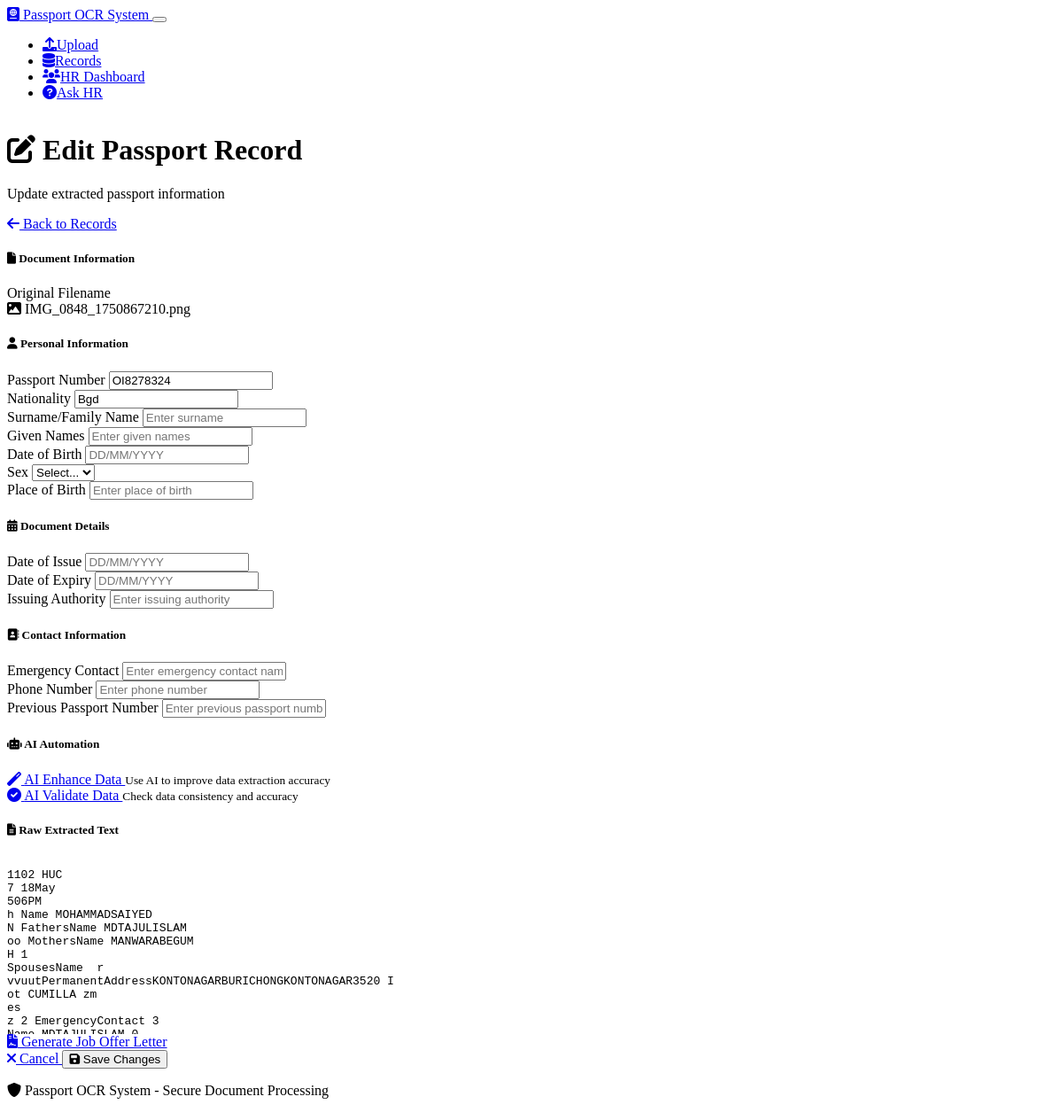
Page /edit_record/1 on the committed database.
### models.py (models this page shows, shortened)
class PassportRecord(db.Model):
    id = db.Column(db.Integer, primary_key=True)
    filename = db.Column(db.String(255), nullable=False)
    passport_number = db.Column(db.String(50))
    surname = db.Column(db.String(100))
    given_names = db.Column(db.String(200))
    nationality = db.Column(db.String(50))
    date_of_birth = db.Column(db.String(20))
    place_of_birth = db.Column(db.String(100))
    sex = db.Column(db.String(10))
    date_of_issue = db.Column(db.String(20))
    date_of_expiry = db.Column(db.String(20))
    issuing_authority = db.Column(db.String(100))
    emergency_contact = db.Column(db.String(200))
    phone_number = db.Column(db.String(50))
    previous_passport = db.Column(db.String(50))
    raw_text = db.Column(db.Text)
    created_at = db.Column(db.DateTime, default=datetime.utcnow)
    processing_status = db.Column(db.String(20), default='completed')

### routes.py (the view, shortened to what this page needs)
@app.route('/edit_record/<int:record_id>', methods=['GET', 'POST'])
def edit_record(record_id):
    record = PassportRecord.query.get_or_404(record_id)
    return render_template('edit_record.html', record=record)

### templates/edit_record.html (shortened to what this page needs)
{% extends "base.html" %}
{% block content %}
<div class="container">
    <div class="d-flex justify-content-between align-items-center mb-4">
        <div>
            <h1 class="display-6 fw-bold">
                <i class="fas fa-edit me-3"></i>
                Edit Passport Record
            </h1>
            <p class="text-muted">Update extracted passport information</p>
        </div>
        <a href="{{ url_for('records') }}" class="btn btn-secondary">
            <i class="fas fa-arrow-left me-2"></i>
            Back to Records
        </a>
    </div>
    <div class="row justify-content-center">
        <div class="col-lg-8">
            <div class="card shadow">
                <div class="card-body p-4">
                    <form method="post" action="{{ url_for('edit_record', record_id=record.id) }}">
                        <div class="row">
                            <div class="col-12 mb-4">
                                <h5 class="border-bottom pb-2 mb-3">
                                    <i class="fas fa-file me-2"></i>
                                    Document Information
                                </h5>
                                <div class="mb-3">
                                    <label class="form-label fw-bold">Original Filename</label>
                                    <div class="form-control-plaintext bg-light p-2 rounded">
                                        <i class="fas fa-{% if record.filename.endswith('.pdf') %}file-pdf{% else %}image{% endif %} me-2"></i>
                                        {{ record.filename }}
                                    </div>
                                </div>
                            </div>
                            <div class="col-12 mb-4">
                                <h5 class="border-bottom pb-2 mb-3">
                                    <i class="fas fa-user me-2"></i>
                                    Personal Information
                                </h5>
                                <div class="row">
                                    <div class="col-md-6 mb-3">
                                        <label for="passport_number" class="form-label">Passport Number</label>
                                        <input type="text" class="form-control" id="passport_number" name="passport_number"
                                               value="{{ record.passport_number or '' }}" placeholder="Enter passport number">
                                    </div>
                                    <div class="col-md-6 mb-3">
                                        <label for="nationality" class="form-label">Nationality</label>
                                        <input type="text" class="form-control" id="nationality" name="nationality"
                                               value="{{ record.nationality or '' }}" placeholder="Enter nationality">
                                    </div>
                                    <div class="col-md-6 mb-3">
                                        <label for="surname" class="form-label">Surname/Family Name</label>
                                        <input type="text" class="form-control" id="surname" name="surname"
                                               value="{{ record.surname or '' }}" placeholder="Enter surname">
                                    </div>
                                    <div class="col-md-6 mb-3">
                                        <label for="given_names" class="form-label">Given Names</label>
                                        <input type="text" class="form-control" id="given_names" name="given_names"
                                               value="{{ record.given_names or '' }}" placeholder="Enter given names">
                                    </div>
                                    <div class="col-md-6 mb-3">
                                        <label for="date_of_birth" class="form-label">Date of Birth</label>
                                        <input type="text" class="form-control" id="date_of_birth" name="date_of_birth"
                                               value="{{ record.date_of_birth or '' }}" placeholder="DD/MM/YYYY">
                                    </div>
                                    <div class="col-md-6 mb-3">
                                        <label for="sex" class="form-label">Sex</label>
                                        <select class="form-select" id="sex" name="sex">
                                            <option value="">Select...</option>
                                        </select>
                                    </div>
                                    <div class="col-12 mb-3">
                                        <label for="place_of_birth" class="form-label">Place of Birth</label>
                                        <input type="text" class="form-control" id="place_of_birth" name="place_of_birth"
                                               value="{{ record.place_of_birth or '' }}" placeholder="Enter place of birth">
                                    </div>
                                </div>
                            </div>
                            <div class="col-12 mb-4">
                                <h5 class="border-bottom pb-2 mb-3">
                                    <i class="fas fa-calendar-alt me-2"></i>
                                    Document Details
                                </h5>
                                <div class="row">
                                    <div class="col-md-4 mb-3">
                                        <label for="date_of_issue" class="form-label">Date of Issue</label>
                                        <input type="text" class="form-control" id="date_of_issue" name="date_of_issue"
                                               value="{{ record.date_of_issue or '' }}" placeholder="DD/MM/YYYY">
                                    </div>
                                    <div class="col-md-4 mb-3">
                                        <label for="date_of_expiry" class="form-label">Date of Expiry</label>
                                        <input type="text" class="form-control" id="date_of_expiry" name="date_of_expiry"
                                               value="{{ record.date_of_expiry or '' }}" placeholder="DD/MM/YYYY">
                                    </div>
                                    <div class="col-md-4 mb-3">
                                        <label for="issuing_authority" class="form-label">Issuing Authority</label>
                                        <input type="text" class="form-control" id="issuing_authority" name="issuing_authority"
                                               value="{{ record.issuing_authority or '' }}" placeholder="Enter issuing authority">
                                    </div>
                                </div>
                            </div>
                            <div class="col-12 mb-4">
                                <h5 class="border-bottom pb-2 mb-3">
                                    <i class="fas fa-address-book me-2"></i>
                                    Contact Information
                                </h5>
                                <div class="row">
                                    <div class="col-md-6 mb-3">
                                        <label for="emergency_contact" class="form-label">Emergency Contact</label>
                                        <input type="text" class="form-control" id="emergency_contact" name="emergency_contact"
                                               value="{{ record.emergency_contact or '' }}" placeholder="Enter emergency contact name">
                                    </div>
                                    <div class="col-md-6 mb-3">
                                        <label for="phone_number" class="form-label">Phone Number</label>
                                        <input type="text" class="form-control" id="phone_number" name="phone_number"
                                               value="{{ record.phone_number or '' }}" placeholder="Enter phone number">
                                    </div>
                                    <div class="col-md-6 mb-3">
                                        <label for="previous_passport" class="form-label">Previous Passport Number</label>
                                        <input type="text" class="form-control" id="previous_passport" name="previous_passport"
                                               value="{{ record.previous_passport or '' }}" placeholder="Enter previous passport number">
                                    </div>
                                </div>
                            </div>
                            <div class="col-12 mb-4">
                                <h5 class="border-bottom pb-2 mb-3">
                                    <i class="fas fa-robot me-2"></i>
                                    AI Automation
                                </h5>
                                <div class="row">
                                    <div class="col-md-6 mb-3">
                                        <a href="{{ url_for('ai_enhance_record', record_id=record.id) }}"
                                           class="btn btn-info w-100">
                                            <i class="fas fa-magic me-2"></i>
                                            AI Enhance Data
                                        </a>
                                        <small class="text-muted d-block mt-1">Use AI to improve data extraction accuracy</small>
                                    </div>
                                    <div class="col-md-6 mb-3">
                                        <a href="{{ url_for('ai_validate_record', record_id=record.id) }}"
                                           class="btn btn-warning w-100">
                                            <i class="fas fa-check-circle me-2"></i>
                                            AI Validate Data
                                        </a>
                                        <small class="text-muted d-block mt-1">Check data consistency and accuracy</small>
                                    </div>
                                </div>
                            </div>
                            <div class="col-12 mb-4">
                                <h5 class="border-bottom pb-2 mb-3">
                                    <i class="fas fa-file-alt me-2"></i>
                                    Raw Extracted Text
                                </h5>
                                <div class="border rounded p-3" style="max-height: 200px; overflow-y: auto; background-color: var(--bs-secondary-bg);">
                                    <pre class="mb-0 small">{{ record.raw_text or 'No text extracted' }}</pre>
                                </div>
                            </div>
                        </div>
                        <div class="d-flex justify-content-between">
                            <div>
                                <a href="{{ url_for('generate_document', record_id=record.id) }}"
                                   class="btn btn-info" target="_blank">
                                    <i class="fas fa-file-contract me-2"></i>
                                    Generate Job Offer Letter
                                </a>
                            </div>
                            <div>
                                <a href="{{ url_for('records') }}" class="btn btn-secondary me-2">
                                    <i class="fas fa-times me-2"></i>
                                    Cancel
                                </a>
                                <button type="submit" class="btn btn-success">
                                    <i class="fas fa-save me-2"></i>
                                    Save Changes
                                </button>
                            </div>
                        </div>
                    </form>
                </div>
            </div>
        </div>
    </div>
</div>
{% endblock %}

### static/css/custom.css (style rules this page uses)
.card { transition: transform 0.2s ease-in-out, box-shadow 0.2s ease-in-out; }
body { min-height: 100vh; display: flex; flex-direction: column; }

### rows in the picture
PassportRecord: filename "IMG_0848_1750867210.png", passport_number "OI8278324", nationality "Bgd", raw_text "1102 HUC 7 18May 506PM h Name MOHAMMADSAIYED N FathersName MDTAJULISLAM oo MothersName MANWARABEGUM H 1 SpousesName r vvuutPermanentAddressKONTONAGARBURICHONGKONTONAGAR3520 I ot CUMILLA zm es z 2 EmergencyContact 3…"
